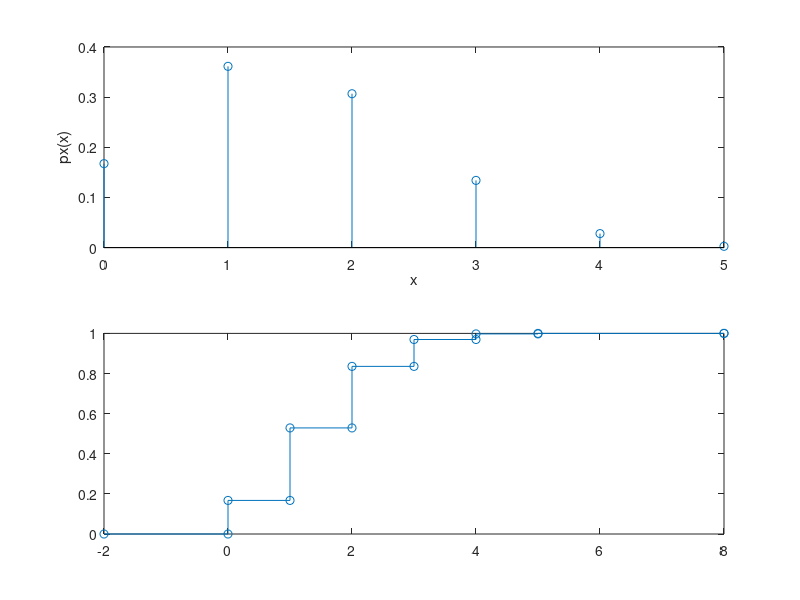

Reproduce this figure in MATLAB.
%% a i)
N = 1e5; % numero de experiencias
p = 0.3; % probabilidade
n = 5; % numero de peças

x = rand(n,N) < p;
xt = sum(x);
p = zeros(1,6);

for i = 0:5
    p(i + 1) = sum(xt == i) / N;
end

subplot(2,1,1)
stem(0:5, p);
xlabel('x');
ylabel('px(x)');

%% a ii)

x = [0,1,2,3,4,5];

xx = [-2 x 8];
px = [ 0 p 0];

Fx = cumsum(px);

subplot(2,1,2)
stairs(xx,Fx, "-o")

%% a iii)